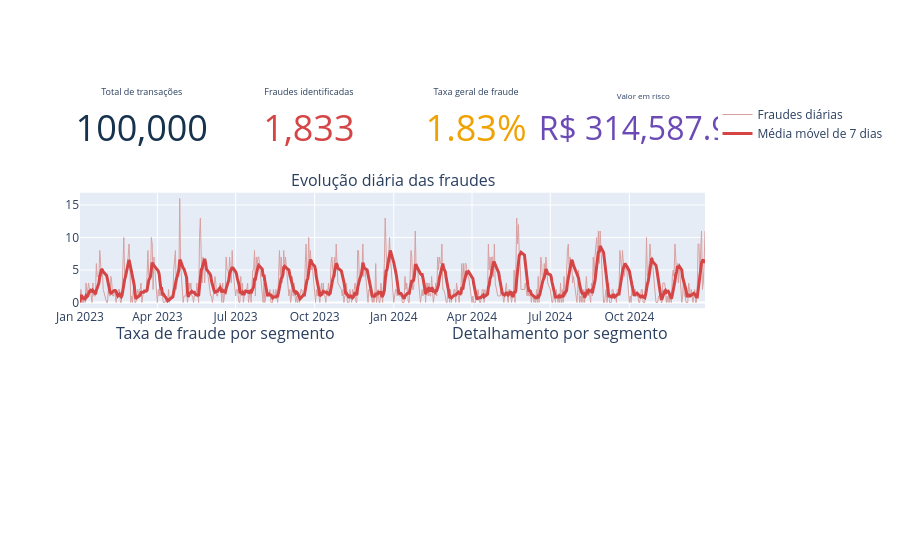

Write notebook code for a chart like this one.
### Code cell
fig.add_trace(
    go.Scatter(
        x=daily_metrics["transaction_date"],
        y=daily_metrics["fraudes"],
        mode="lines",
        name="Fraudes diárias",
        line={
            "color": "#D8A1A1",
            "width": 1
        },
        hovertemplate=(
            "<b>%{x|%d/%m/%Y}</b><br>"
            "Fraudes: %{y:.0f}"
            "<extra></extra>"
        )
    ),
    row=2,
    col=1
)

fig.add_trace(
    go.Scatter(
        x=daily_metrics["transaction_date"],
        y=daily_metrics["media_movel_fraudes_7d"],
        mode="lines",
        name="Média móvel de 7 dias",
        line={
            "color": "#D64545",
            "width": 3
        },
        hovertemplate=(
            "<b>%{x|%d/%m/%Y}</b><br>"
            "Média de 7 dias: %{y:.2f}"
            "<extra></extra>"
        )
    ),
    row=2,
    col=1
)

### Figure 1 — Plotly figure (JSON) as saved in the notebook; plotly's stock layout.template omitted (floating-point values rounded to 4 significant figures; data arrays with more than 128 entries replaced by an {"elided": "..."} marker saying what was removed)
{"data": [{"domain": {"x": [0, 0.1975], "y": [0.856, 1]}, "mode": "number", "number": {"font": {"color": "#17324D", "size": 36}, "valueformat": ",.0f"}, "title": {"text": "Total de transações"}, "type": "indicator", "value": 100000}, {"domain": {"x": [0.2675, 0.465], "y": [0.856, 1]}, "mode": "number", "number": {"font": {"color": "#D64545", "size": 36}, "valueformat": ",.0f"}, "title": {"text": "Fraudes identificadas"}, "type": "indicator", "value": 1833}, {"domain": {"x": [0.535, 0.7325], "y": [0.856, 1]}, "mode": "number", "number": {"font": {"color": "#F0A202", "size": 36}, "suffix": "%", "valueformat": ".2f"}, "title": {"text": "Taxa geral de fraude"}, "type": "indicator", "value": 1.833}, {"domain": {"x": [0.8025, 1], "y": [0.856, 1]}, "mode": "number", "number": {"font": {"color": "#6C4AB6", "size": 32}, "prefix": "R$ ", "valueformat": ",.2f"}, "title": {"text": "Valor em risco"}, "type": "indicator", "value": 314600.0}, {"hovertemplate": "<b>%{x|%d/%m/%Y}</b><br>Fraudes: %{y:.0f}<extra></extra>", "line": {"color": "#D8A1A1", "width": 1}, "mode": "lines", "name": "Fraudes diárias", "type": "scatter", "x": {"elided": "672 str values"}, "xaxis": "x", "y": {"elided": "672 float values"}, "yaxis": "y"}, {"hovertemplate": "<b>%{x|%d/%m/%Y}</b><br>Média de 7 dias: %{y:.2f}<extra></extra>", "line": {"color": "#D64545", "width": 3}, "mode": "lines", "name": "Média móvel de 7 dias", "type": "scatter", "x": {"elided": "672 str values"}, "xaxis": "x", "y": {"elided": "672 float values"}, "yaxis": "y"}], "layout": {"annotations": [{"font": {"size": 16}, "showarrow": false, "text": "Evolução diária das fraudes", "x": 0.5, "xanchor": "center", "xref": "paper", "y": 0.756, "yanchor": "bottom", "yref": "paper"}, {"font": {"size": 16}, "showarrow": false, "text": "Taxa de fraude por segmento", "x": 0.2325, "xanchor": "center", "xref": "paper", "y": 0.352, "yanchor": "bottom", "yref": "paper"}, {"font": {"size": 16}, "showarrow": false, "text": "Detalhamento por segmento", "x": 0.7675, "xanchor": "center", "xref": "paper", "y": 0.352, "yanchor": "bottom", "yref": "paper"}], "xaxis": {"anchor": "y", "domain": [0, 1]}, "xaxis2": {"anchor": "y2", "domain": [0, 0.465]}, "yaxis": {"anchor": "x", "domain": [0.452, 0.756]}, "yaxis2": {"anchor": "x2", "domain": [0, 0.352]}}}
